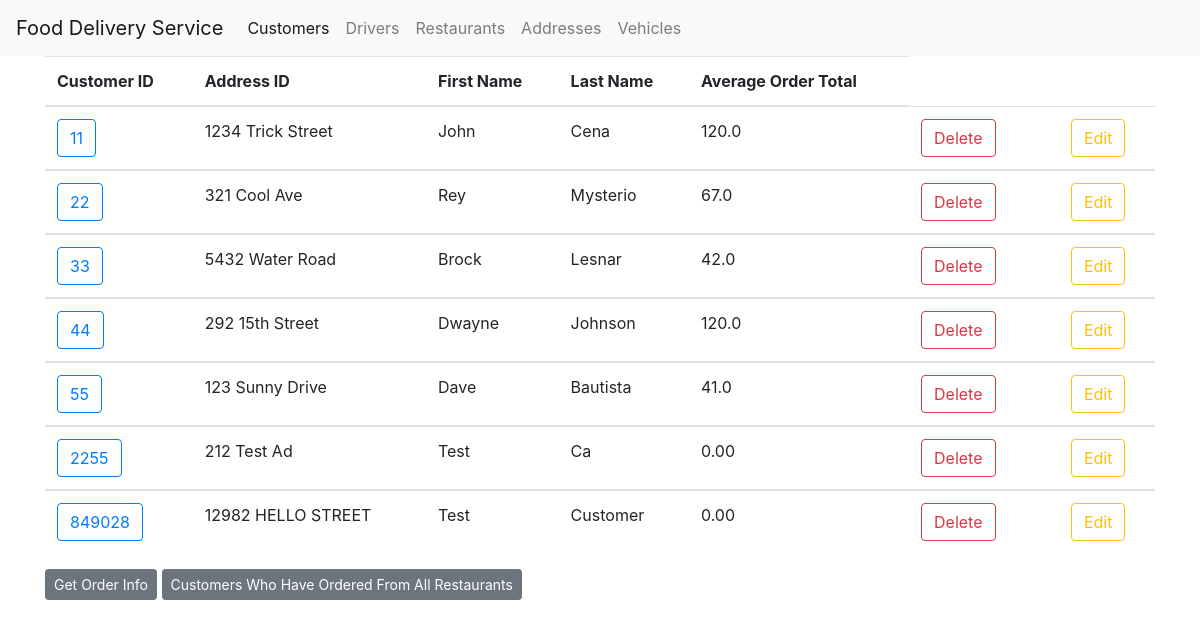
The page /customers on the database as committed earlier.
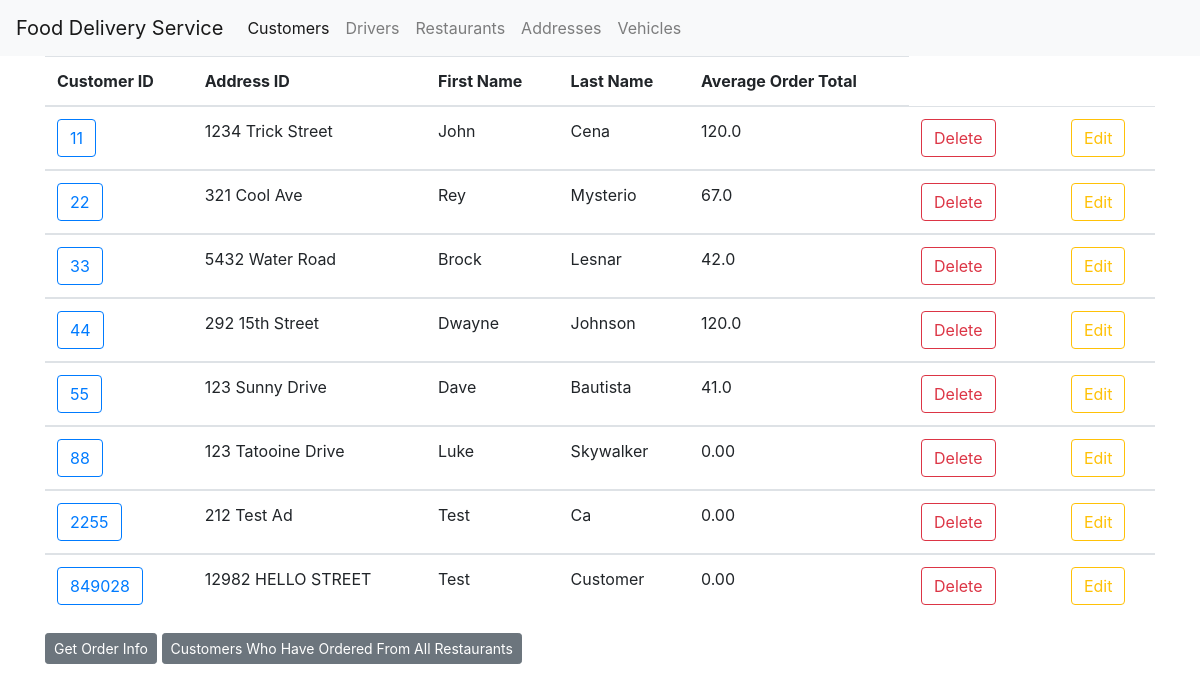
The same page on the database as committed later.
### tables this page shows
CREATE TABLE Customer (
	customer_id integer,
	customer_address char(200),
	first_name char(50),
    last_name char(50),
	PRIMARY KEY (customer_id)
);

### app.py (the view)
@app.route('/customers')
def customer():
    db_conn = sqlite3.connect("food_delivery.db")
    cur = db_conn.cursor()
    tableData =  table("Customer")
    db_conn.close()
    print(tableData)
    return render_template('customer.html', tableData = tableData, avgOrderTotal = average_order_total())

### app.py (called while the page is built)
def select_table(table: str, attributes: str) -> str:
    db_conn = sqlite3.connect("food_delivery.db")
    cur = db_conn.cursor()
    out = []
    for row in cur.execute(f"SELECT {attributes} FROM {table}"):
        out.append(row)
    return out

def raw_select_query(query: str):
    db_conn = sqlite3.connect("food_delivery.db")
    cur = db_conn.cursor()
    out = []
    for row in cur.execute(query):
        out.append(row)
    return out

def average_order_total() -> Dict[int, float]:
    averageOrderTotalQuery = "SELECT O.customer_id, AVG(O.total) FROM OrderTakesHas O WHERE O.customer_id IN (SELECT customer_id FROM Customer) GROUP BY O.customer_id"
    avgOrderTotal = {id: avg for (id, avg) in raw_select_query(averageOrderTotalQuery)}
    return avgOrderTotal

@app.route("/tables/<tablename>", methods=['GET'])
def table(tablename: str):
    attributes = request.args.get("attributes")
    if attributes is None:
        attributes = "*"
    return select_table(tablename, attributes)

### templates/customer.html (shortened to what this page needs)
{% extends 'base.html' %}
{% block content %}
<div>
<table class="table">
    <thead>
      <tr>
        <th scope="col">Customer ID</th>
        <th scope="col">Address ID</th>
        <th scope="col">First Name</th>
        <th scope="col">Last Name</th>
        <th scope="col">Average Order Total</th>
      </tr>
    </thead>
    {% for user in tableData %}
    <tbody>
      <td><a href= "{{url_for('customer_helper', customer_id = user[0]) }}">
        <span class="btn btn-outline-primary"> {{ user[0] }} </span>
      </a></td>
      <td>{{ user[1] }} </td>
      <td>{{ user[2] }} </td>
      <td>{{ user[3] }} </td>
      <td>{% if avgOrderTotal[user[0]] %}{{ avgOrderTotal[user[0]] }} {% else %} 0.00 {% endif %}</td>
      <td><form action="{{ url_for('delete_customer') }}" method=post>
  <input type=submit class="btn btn-outline-danger" value="Delete" />
    </form>
    <td>
      <td><a href= "{{url_for('edit', customer_id = user[0]) }}">
        <span class="btn btn-outline-warning"> Edit  </span>
      </a></td>
    </tbody>
    {% endfor %}
  </table>
</div>
<div>
    <a href= "{{url_for('customer_restaurants') }}">
      <span class="btn btn-secondary btn-sm"> Get Order Info </span>
    </a>
    <a href= "{{url_for('customer_restaurants_orders') }}">
      <span class="btn btn-secondary btn-sm"> Customers Who Have Ordered From All Restaurants </span>
    </a>
</div>
{% endblock %}

Rows that differ between the two databases and show on the page:
added Customer: customer_id "88", customer_address "123 Tatooine Drive", first_name "Luke", last_name "Skywalker", shows "0.00"
